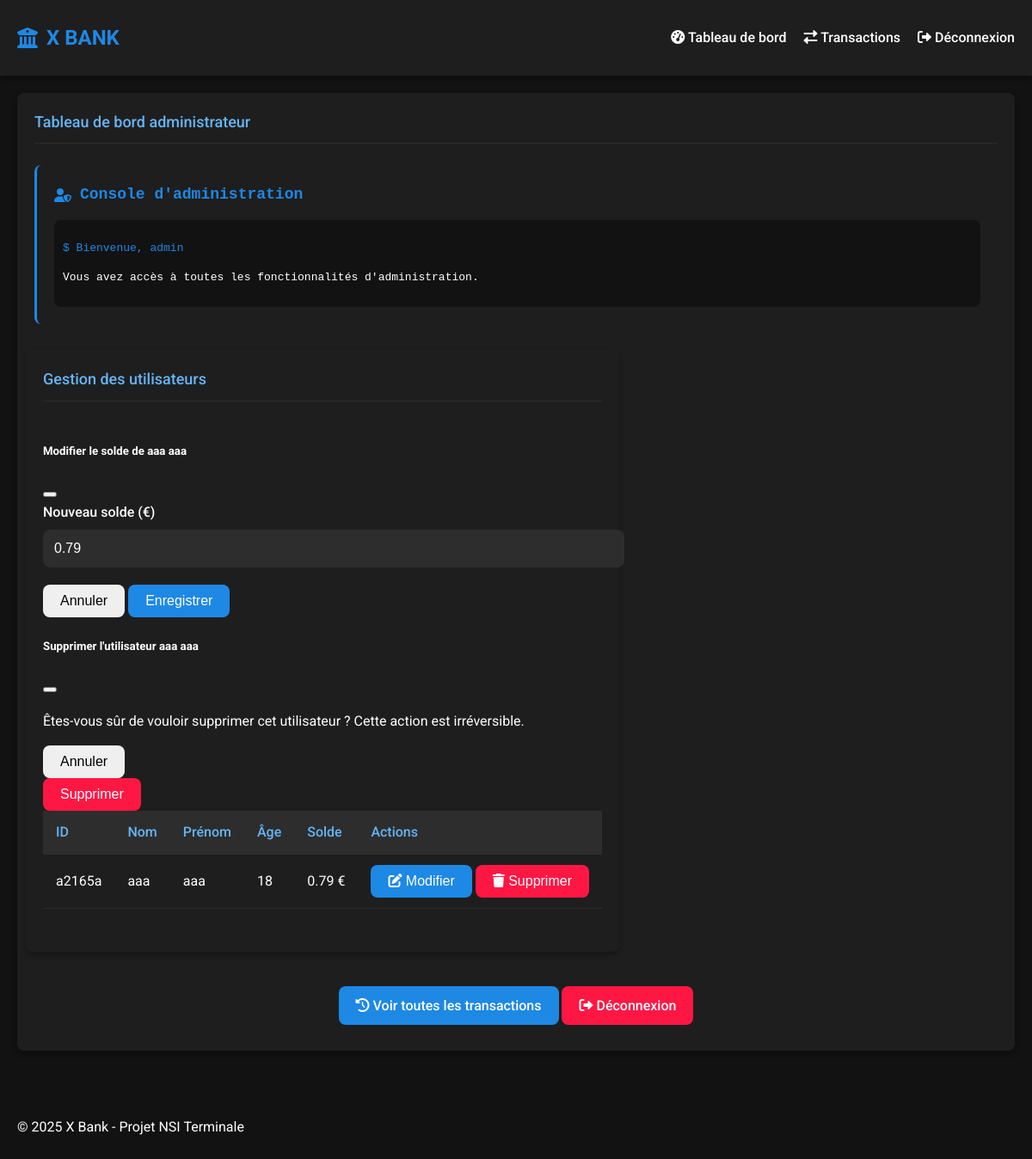
The page /admin (signed in) on the database its author committed.
### models.py (models this page shows, shortened)
class User(db.Model, UserMixin):
    __tablename__ = 'users'
    id = db.Column(db.Integer, primary_key=True)
    name = db.Column(db.String(100), nullable=False)
    surname = db.Column(db.String(100), nullable=False)
    password = db.Column(db.String(128), nullable=False)
    age = db.Column(db.Integer, nullable=False)
    user_id = db.Column(db.String(20), unique=True, nullable=False)
    permissions = db.Column(db.Integer, default=1)  # 1 for user, 0 for admin
    balance = db.Column(db.Float, default=0)
    wallet = db.Column(db.Text, default='{}')  # JSON string
    trust = db.Column(db.Integer, default=100)
    can_delete = db.Column(db.Boolean, default=True)
    code = db.Column(db.Integer)
    created_at = db.Column(db.DateTime, default=datetime.utcnow)
    transactions = db.relationship('Transaction', backref='user', lazy=True)
    loans = db.relationship('Loan', backref='user', lazy=True)

### app.py (the view)
@app.route('/admin')
@login_required
def admin_dashboard():
    if current_user.permissions != 0:
        flash('Accès non autorisé!', 'danger')
        return redirect(url_for('user_dashboard'))
    users = User.query.filter(User.permissions != 0).all()
    return render_template('admin_dashboard.html', users=users)

### app.py (called while the page is built)
@login_manager.user_loader
def load_user(user_id):
    return User.query.get(int(user_id))

### templates/admin_dashboard.html (shortened to what this page needs)
{% extends 'base.html' %}
{% block content %}
<div class="card">
    <div class="card-header">
        <h2 class="card-title">Tableau de bord administrateur</h2>
    </div>
    <div class="card-body">
        <div class="terminal-section">
            <div class="terminal-header">
                <i class="fas fa-user-shield terminal-icon"></i>
                <h3 class="terminal-title">Console d'administration</h3>
            </div>
            <div class="terminal-content">
                <p style="color: var(--primary-color);">$ Bienvenue, {{ current_user.name }}</p>
                <p style="color: var(--text-color);">Vous avez accès à toutes les fonctionnalités d'administration.</p>
            </div>
        </div>
        <div class="row" style="margin-top: 30px;">
            <div class="col-12">
                <div class="card">
                    <div class="card-header">
                        <h3 class="card-title">Gestion des utilisateurs</h3>
                    </div>
                    <div class="card-body">
                        <table class="table">
                            <thead>
                                <tr>
                                    <th>ID</th>
                                    <th>Nom</th>
                                    <th>Prénom</th>
                                    <th>Âge</th>
                                    <th>Solde</th>
                                    <th>Actions</th>
                                </tr>
                            </thead>
                            <tbody>
                                {% for user in users %}
                                <tr>
                                    <td>{{ user.user_id }}</td>
                                    <td>{{ user.name }}</td>
                                    <td>{{ user.surname }}</td>
                                    <td>{{ user.age }}</td>
                                    <td>{{ user.balance|round(2) }} €</td>
                                    <td>
                                        <button class="btn btn-primary btn-sm" data-bs-toggle="modal" data-bs-target="#modifyModal{{ user.id }}">
                                            <i class="fas fa-edit"></i> Modifier
                                        </button>
                                        <button class="btn btn-danger btn-sm" data-bs-toggle="modal" data-bs-target="#deleteModal{{ user.id }}">
                                            <i class="fas fa-trash"></i> Supprimer
                                        </button>
                                    </td>
                                </tr>
                                <div class="modal fade" id="modifyModal{{ user.id }}" tabindex="-1" aria-labelledby="modifyModalLabel{{ user.id }}" aria-hidden="true">
                                    <div class="modal-dialog">
                                        <div class="modal-content">
                                            <div class="modal-header">
                                                <h5 class="modal-title" id="modifyModalLabel{{ user.id }}">Modifier le solde de {{ user.name }} {{ user.surname }}</h5>
                                                <button type="button" class="btn-close" data-bs-dismiss="modal" aria-label="Close"></button>
                                            </div>
                                            <form action="{{ url_for('modify_balance', user_id=user.id) }}" method="POST">
                                                <div class="modal-body">
                                                    <div class="form-group">
                                                        <label for="amount{{ user.id }}" class="form-label">Nouveau solde (€)</label>
                                                        <input type="number" id="amount{{ user.id }}" name="amount" class="form-control" value="{{ user.balance|round(2) }}" step="0.01" min="0">
                                                    </div>
                                                </div>
                                                <div class="modal-footer">
                                                    <button type="button" class="btn btn-secondary" data-bs-dismiss="modal">Annuler</button>
                                                    <button type="submit" class="btn btn-primary">Enregistrer</button>
                                                </div>
                                            </form>
                                        </div>
                                    </div>
                                </div>
                                <div class="modal fade" id="deleteModal{{ user.id }}" tabindex="-1" aria-labelledby="deleteModalLabel{{ user.id }}" aria-hidden="true">
                                    <div class="modal-dialog">
                                        <div class="modal-content">
                                            <div class="modal-header">
                                                <h5 class="modal-title" id="deleteModalLabel{{ user.id }}">Supprimer l'utilisateur {{ user.name }} {{ user.surname }}</h5>
                                                <button type="button" class="btn-close" data-bs-dismiss="modal" aria-label="Close"></button>
                                            </div>
                                            <div class="modal-body">
                                                <p>Êtes-vous sûr de vouloir supprimer cet utilisateur ? Cette action est irréversible.</p>
                                            </div>
                                            <div class="modal-footer">
                                                <button type="button" class="btn btn-secondary" data-bs-dismiss="modal">Annuler</button>
                                                <form action="{{ url_for('delete_account', user_id=user.id) }}" method="POST">
                                                    <button type="submit" class="btn btn-danger">Supprimer</button>
                                                </form>
                                            </div>
                                        </div>
                                    </div>
                                </div>
                                {% endfor %}
                            </tbody>
                        </table>
                    </div>
                </div>
            </div>
        </div>
        <div style="margin-top: 30px; text-align: center;">
            <a href="{{ url_for('admin_transactions') }}" class="btn btn-primary">
                <i class="fas fa-history"></i> Voir toutes les transactions
            </a>
            <a href="{{ url_for('logout') }}" class="btn btn-danger">
                <i class="fas fa-sign-out-alt"></i> Déconnexion
            </a>
        </div>
    </div>
</div>
{% endblock %}

### static/css/style.css (style rules this page uses)
:root { --primary-color: #1e88e5; --primary-dark: #0d47a1; --primary-light: #64b5f6; --background-dark: #121212; --background-medium: #1e1e1e; --background-light: #2d2d2d; --text-color: #ffffff; --text-secondary: #b0b0b0; --success-color: #00c853; --danger-color: #ff1744; --warning-color: #ffab00; --border-radius: 8px; --box-shadow: 0 4px 6px rgba(0, 0, 0, 0.3); }
body { font-family: 'Roboto', sans-serif; background-color: var(--background-dark); color: var(--text-color); margin: 0; padding: 0; line-height: 1.6; }
.card { background-color: var(--background-medium); border-radius: var(--border-radius); box-shadow: var(--box-shadow); padding: 20px; margin-bottom: 20px; }
.card-header { display: flex; justify-content: space-between; align-items: center; margin-bottom: 15px; border-bottom: 1px solid var(--background-light); padding-bottom: 10px; }
.card-title { font-size: 18px; font-weight: 500; color: var(--primary-light); margin: 0; }
.card-body { padding: 10px 0; }
.form-group { margin-bottom: 20px; }
.form-label { display: block; margin-bottom: 8px; font-weight: 500; }
.form-control { width: 100%; padding: 12px; border: 1px solid var(--background-light); border-radius: var(--border-radius); background-color: var(--background-light); color: var(--text-color); font-size: 16px; transition: border-color 0.3s; }
.btn { display: inline-block; padding: 10px 20px; border: none; border-radius: var(--border-radius); font-size: 16px; font-weight: 500; cursor: pointer; transition: background-color 0.3s, transform 0.2s; text-align: center; text-decoration: none; }
.btn-primary { background-color: var(--primary-color); color: white; }
.btn-danger { background-color: var(--danger-color); color: white; }
.table { width: 100%; border-collapse: collapse; margin-bottom: 20px; }
.table th, .table td { padding: 12px 15px; text-align: left; border-bottom: 1px solid var(--background-light); }
.table th { background-color: var(--background-light); color: var(--primary-light); font-weight: 500; }
.row { display: flex; flex-wrap: wrap; margin: -10px; }
.terminal-section { background-color: var(--background-medium); border-radius: var(--border-radius); padding: 20px; margin-bottom: 20px; border-left: 3px solid var(--primary-color); }
.terminal-header { display: flex; align-items: center; margin-bottom: 15px; }
.terminal-icon { color: var(--primary-color); margin-right: 10px; }
.terminal-title { font-family: monospace; font-size: 18px; color: var(--primary-color); margin: 0; }
.terminal-content { font-family: monospace; padding: 10px; background-color: var(--background-dark); border-radius: var(--border-radius); overflow-x: auto; }

### rows shown on the page
User: name "admin"
User: user_id "a2165a", name "aaa", surname "aaa", age "18", balance "0.79", amount "0.79"
